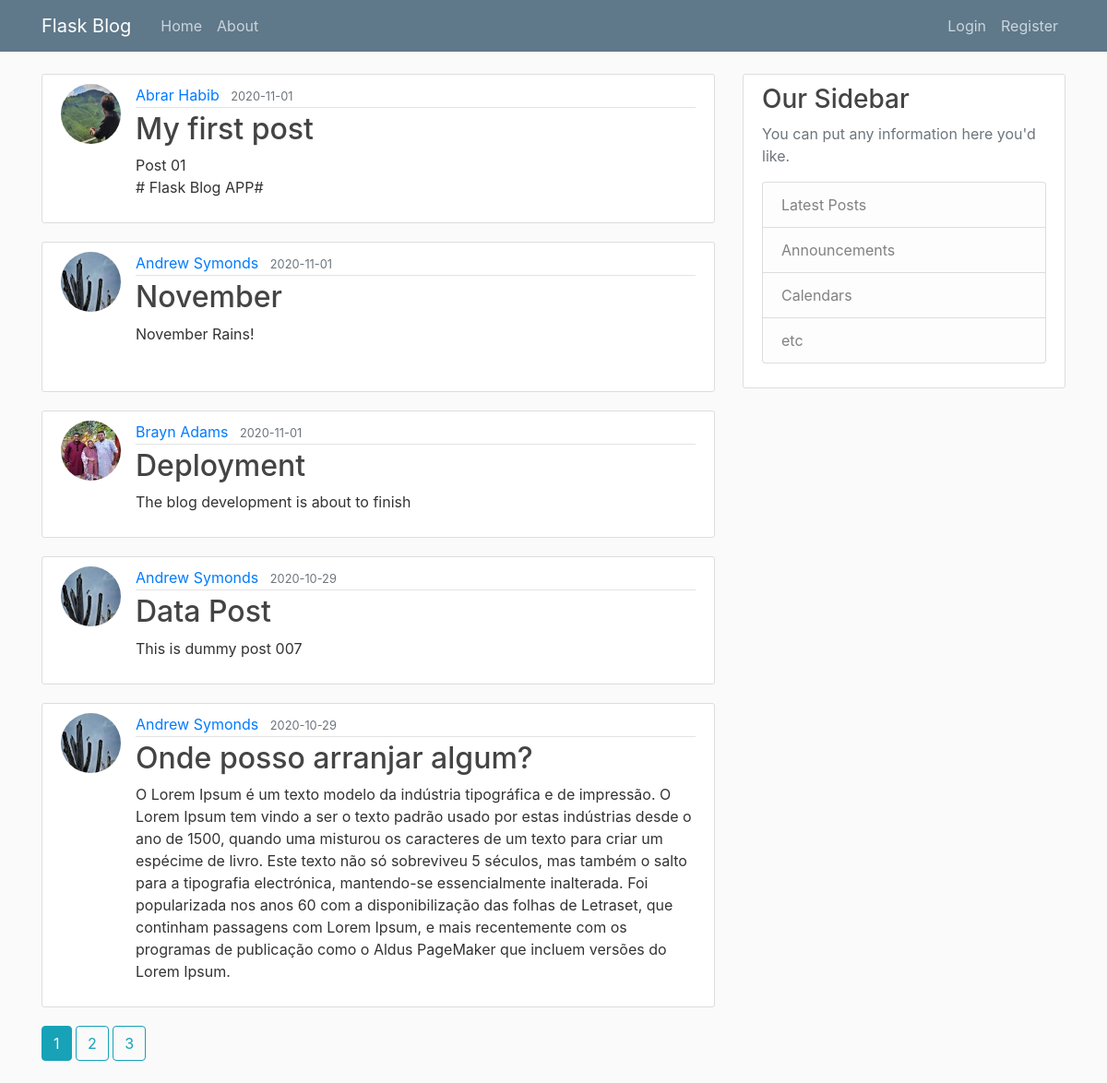
The page /home on the database its author committed.
### flaskblog/models.py (models this page shows, shortened)
class Post(db.Model):
    id = db.Column(db.Integer, primary_key=True)
    title = db.Column(db.String(100), nullable=False)
    date_posted = db.Column(db.DateTime, nullable=False, default=datetime.utcnow)
    content = db.Column(db.Text, nullable=False)
    user_id = db.Column(db.Integer, db.ForeignKey('user.id'), nullable=False)

class User(db.Model, UserMixin):
    id = db.Column(db.Integer, primary_key=True)
    username = db.Column(db.String(20), unique=True, nullable=False)
    email = db.Column(db.String(120), unique=True, nullable=False)
    image_file = db.Column(db.String(20), nullable=False, default='default.jpg')
    password = db.Column(db.String(60), nullable=False)
    posts = db.relationship('Post', backref='author', lazy=True)

### flaskblog/main/routes.py (the view)
@main.route("/")
@main.route("/home")
def home():
    page = request.args.get('page', 1, type=int)
    posts = Post.query.order_by(Post.date_posted.desc()).paginate(page=page, per_page=5)
    return render_template('home.html', posts=posts)

### flaskblog/templates/home.html
{% extends "layout.html" %}
{% block content %}
    {% for post in posts.items %}
        <article class="media content-section">
          <img class="rounded-circle article-img" src="{{ url_for('static', filename='profile_pics/' + post.author.image_file) }}">
          <div class="media-body">
            <div class="article-metadata">
              <a class="mr-2" href="{{ url_for('users.user_posts', username=post.author.username) }}">{{ post.author.username }}</a>
              <small class="text-muted">{{ post.date_posted.strftime('%Y-%m-%d') }}</small>
            </div>
            <h2><a class="article-title" href="{{ url_for('posts.post', post_id=post.id) }}">{{ post.title }}</a></h2>
            <p class="article-content">{{ post.content }}</p>
          </div>
        </article>
    {% endfor %}
    {% for page_num in posts.iter_pages(left_edge=1, right_edge=1, left_current=1, right_current=2) %}
      {% if page_num %}
        {% if posts.page == page_num %}
          <a class="btn btn-info mb-4" href="{{ url_for('main.home', page=page_num) }}">{{ page_num }}</a>
        {% else %}
          <a class="btn btn-outline-info mb-4" href="{{ url_for('main.home', page=page_num) }}">{{ page_num }}</a>
        {% endif %}
      {% else %}
        ...
      {% endif %}
    {% endfor %}
{% endblock content %}

### flaskblog/templates/layout.html (shortened to what this page needs)
<!DOCTYPE html>
<html>
<head>
    <link rel="stylesheet" href="https://maxcdn.bootstrapcdn.com/bootstrap/4.0.0/css/bootstrap.min.css">
    <link rel="stylesheet" type="text/css" href="{{ url_for('static', filename='main.css') }}">
</head>
<body>
    <header class="site-header">
      <nav class="navbar navbar-expand-md navbar-dark bg-steel fixed-top">
        <div class="container">
          <a class="navbar-brand mr-4" href="/">Flask Blog</a>
          <div class="collapse navbar-collapse" id="navbarToggle">
            <div class="navbar-nav mr-auto">
              <a class="nav-item nav-link" href="{{ url_for('main.home') }}">Home</a>
              <a class="nav-item nav-link" href="{{ url_for('main.about') }}">About</a>
            </div>
            <div class="navbar-nav">
              {% if current_user.is_authenticated %}
                <a class="nav-item nav-link" href="{{ url_for('posts.new_post') }}">New Post</a>
                <a class="nav-item nav-link" href="{{ url_for('users.account') }}">Account</a>
                <a class="nav-item nav-link" href="{{ url_for('users.logout') }}">Logout</a>
              {% else %}
                <a class="nav-item nav-link" href="{{ url_for('users.login') }}">Login</a>
                <a class="nav-item nav-link" href="{{ url_for('users.register') }}">Register</a>
              {% endif %}
            </div>
          </div>
        </div>
      </nav>
    </header>
    <main role="main" class="container">
      <div class="row">
        <div class="col-md-8">
          {% block content %}{% endblock %}
        </div>
        <div class="col-md-4">
          <div class="content-section">
            <h3>Our Sidebar</h3>
            <p class='text-muted'>You can put any information here you'd like.
              <ul class="list-group">
                <li class="list-group-item list-group-item-light">Latest Posts</li>
                <li class="list-group-item list-group-item-light">Announcements</li>
                <li class="list-group-item list-group-item-light">Calendars</li>
                <li class="list-group-item list-group-item-light">etc</li>
              </ul>
            </p>
          </div>
        </div>
      </div>
    </main>
</body>
</html>

### flaskblog/static/main.css (style rules this page uses)
body { background: #fafafa; color: #333333; margin-top: 5rem; }
h1, h2, h3, h4, h5, h6 { color: #444444; }
.bg-steel { background-color: #5f788a; }
.site-header .navbar-nav .nav-link { color: #cbd5db; }
.content-section { background: #ffffff; padding: 10px 20px; border: 1px solid #dddddd; border-radius: 3px; margin-bottom: 20px; }
.article-title { color: #444444; }
.article-content { white-space: pre-line; }
.article-img { height: 65px; width: 65px; margin-right: 16px; }
.article-metadata { padding-bottom: 1px; margin-bottom: 4px; border-bottom: 1px solid #e3e3e3 }

### rows shown on the page
Post: image_file (picture), author.username "Abrar Habib", date_posted "2020-11-01", title "My first post", content "Post 01 # Flask Blog APP#"
Post: image_file (picture), author.username "Andrew Symonds", date_posted "2020-11-01", title "November", content "November Rains!"
Post: image_file (picture), author.username "Brayn Adams", date_posted "2020-11-01", title "Deployment", content "The blog development is about to finish"
Post: image_file (picture), author.username "Andrew Symonds", date_posted "2020-10-29", title "Data Post", content "This is dummy post 007"
Post: image_file (picture), author.username "Andrew Symonds", date_posted "2020-10-29", title "Onde posso arranjar algum?", content "O Lorem Ipsum é um texto modelo da indústria tipográfica e de impressão. O Lorem Ipsum tem vindo a ser o texto padrão usado por estas indústrias desde o ano de 1500, quando uma misturou os caracteres de um texto para criar um espécime de livro. Este texto não só sobreviveu 5 séculos, mas também o salto para a tipografia electrónica, mantendo-se essencialmente inalterada. Foi popularizada nos anos 60 com a disponibilização das folhas de Letraset, que continham passagens com Lorem Ipsum, e mais recentemente com os programas de publicação como o Aldus PageMaker que incluem versões do Lorem Ipsum."

### other values the page prints
{{ page_num }} "1"
{{ page_num }} "2" "3"
